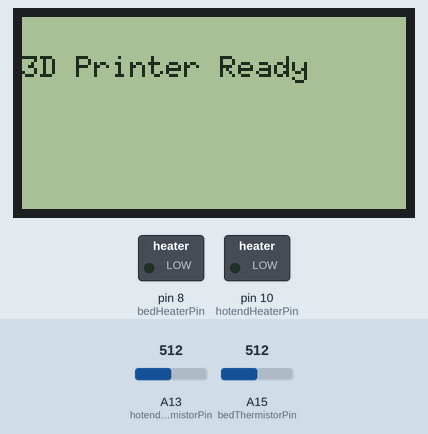
Recording of a sketch running on a simulated Arduino Mega 2560, built with avr-gcc and run on an emulated ATmega2560. On the bench: 128×64 one-colour display, switched loads named in the sketch (green lamp = pin HIGH). Inputs (shaded band) come from the test bench; at power-on: A13 (hotendThermistorPin) = 512, A15 (bedThermistorPin) = 512.

Above: at 1.3 s.
1.4 s: A13 (hotendThermistorPin) set to 798
2.9 s: A13 (hotendThermistorPin) set to 824
At 3.8 s:
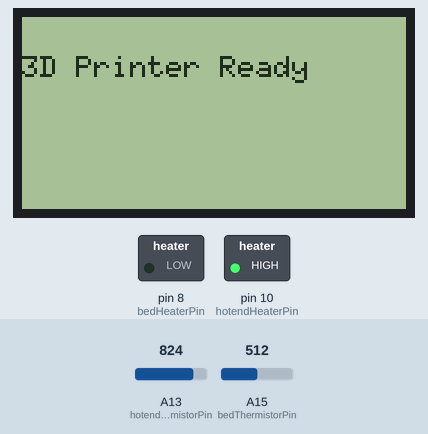
4.4 s: A15 (bedThermistorPin) set to 800
5.9 s: A15 (bedThermistorPin) set to 815
At 7.1 s:
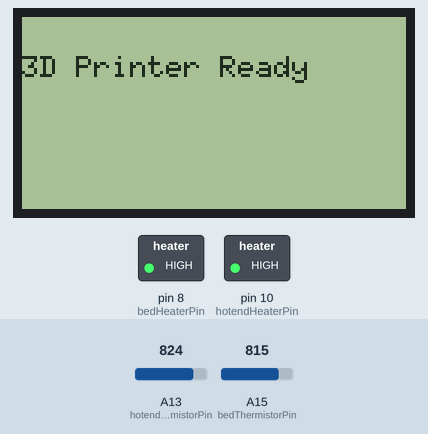
7.4 s: A13 (hotendThermistorPin) set to 791
8.9 s: A13 (hotendThermistorPin) set to 771
At 9.6 s:
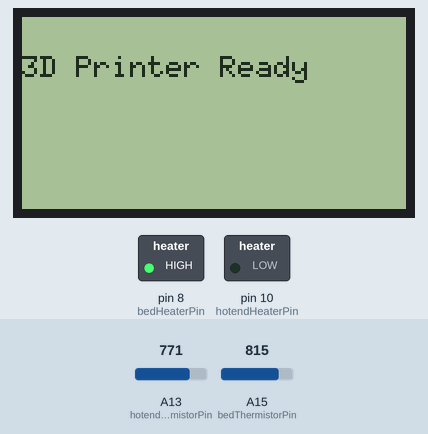
Timing chart, 0 to 11.4 s (numbered marks = the images above; inputs shaded):
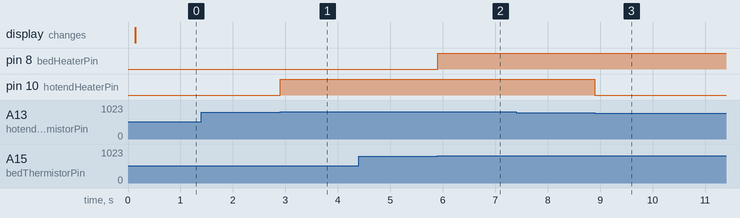

Measured:
- the behaviour switches between 807 and 808 on A13 (hotendThermistorPin) (found by bisection; images 0 and 1)
- the behaviour switches between 807 and 808 on A15 (bedThermistorPin) (found by bisection; images 1 and 2)
- the behaviour switches between 779 and 778 on A13 (hotendThermistorPin) (found by bisection; images 2 and 3)
- after the input at 1.4 s, every drawn part: stays the same
- after the input at 2.9 s, pin 10 (hotendHeaterPin): LOW → HIGH at once
- after the input at 4.4 s, every drawn part: stays the same
- after the input at 5.9 s, pin 8 (bedHeaterPin): LOW → HIGH at once
- after the input at 7.4 s, every drawn part: stays the same
- after the input at 8.9 s, pin 10 (hotendHeaterPin): HIGH → LOW at once

The sketch:

myFirmware_V2.ino
```cpp
#include <U8glib.h>
#include <AccelStepper.h>

// LCD Display Setup
U8GLIB_ST7920_128X64_1X u8g(23, 17, 16); // Adjust these pin numbers to match your setup

// Stepper Motor Setup
#define motorInterfaceType 1
AccelStepper stepperX(motorInterfaceType, 54, 55); // X-axis stepper
AccelStepper stepperY(motorInterfaceType, 60, 61); // Y-axis stepper
AccelStepper stepperZ(motorInterfaceType, 46, 48); // Z-axis stepper
AccelStepper extruderStepper(motorInterfaceType, 26, 28); // Extruder stepper

// Heated Bed and Hotend Setup
const int bedHeaterPin = 8; // Heated bed control pin
const int hotendHeaterPin = 10; // Hotend heater control pin
const int bedThermistorPin = A15; // Heated bed thermistor pin
const int hotendThermistorPin = A13; // Hotend thermistor pin

// Target Temperatures
int bedTargetTemperature = 0;
int hotendTargetTemperature = 0;

void setup() {
  Serial.begin(115200); // Initialize serial communication
  setupSteppers(); // Initialize stepper motors
  pinMode(bedHeaterPin, OUTPUT);
  pinMode(hotendHeaterPin, OUTPUT);
  displayMessage("3D Printer Ready", "");
}

void loop() {
  if (Serial.available() > 0) {
    String gCodeCommand = Serial.readStringUntil('\n');
    interpretGCode(gCodeCommand);
  }
  updateTemperatures(); // Control temperatures
  runSteppers(); // Process stepper movements
}

void setupSteppers() {
  // Configure initial speeds and accelerations for the stepper motors
  stepperX.setMaxSpeed(1000);
  stepperX.setAcceleration(500);
  stepperY.setMaxSpeed(1000);
  stepperY.setAcceleration(500);
  stepperZ.setMaxSpeed(500);
  stepperZ.setAcceleration(250);
  extruderStepper.setMaxSpeed(1000);
  extruderStepper.setAcceleration(500);
}

void interpretGCode(String command) {
  // Basic interpretation of G-code commands for movement and temperature settings
  // Example for basic movement command (G1 with X, Y, Z, and E parameters)
  if (command.startsWith("G1")) {
    if (command.indexOf("X") != -1) stepperX.moveTo(parseCommandValue(command, 'X') * 100); // Example step/mm conversion
    if (command.indexOf("Y") != -1) stepperY.moveTo(parseCommandValue(command, 'Y') * 100);
    if (command.indexOf("Z") != -1) stepperZ.moveTo(parseCommandValue(command, 'Z') * 100);
    if (command.indexOf("E") != -1) extruderStepper.moveTo(parseCommandValue(command, 'E') * 100); // Adjust for your extruder setup
  }
  // Setting the target bed temperature (M140 Sxx)
  if (command.startsWith("M140")) {
    bedTargetTemperature = parseCommandValue(command, 'S');
  }
  // Setting the target hotend temperature (M104 Sxx)
  if (command.startsWith("M104")) {
    hotendTargetTemperature = parseCommandValue(command, 'S');
  }
}

void updateTemperatures() {
  // Function for controlling the heated bed and hotend temperatures
  // Includes reading thermistor values, calculating temperatures, and applying control logic
  controlHeatedBed();
  controlHotend();
}

void controlHeatedBed() {
  // Simple bang-bang control for the heated bed
  int bedTemperature = readTemperature(bedThermistorPin);
  if (bedTemperature < bedTargetTemperature - 1) {
    digitalWrite(bedHeaterPin, HIGH);
  } else if (bedTemperature > bedTargetTemperature) {
    digitalWrite(bedHeaterPin, LOW);
  }
}

void controlHotend() {
  // Simple bang-bang control for the hotend
  int hotendTemperature = readTemperature(hotendThermistorPin);
  if (hotendTemperature < hotendTargetTemperature - 1) {
    digitalWrite(hotendHeaterPin, HIGH);
  } else if (hotendTemperature > hotendTargetTemperature) {
    digitalWrite(hotendHeaterPin, LOW);
  }
}

int readTemperature(int thermistorPin) {
  const float BETA = 3950.0; // Beta parameter for your thermistor
  const float T0 = 298.15; // Room temperature in Kelvin (25°C = 298.15K)
  const float R0 = 10000.0; // Resistance of your thermistor at 25°C
  const float R_SERIES = 10000.0; // Resistance of the series resistor

  // Read the analog value from the thermistor
  int analogValue = analogRead(thermistorPin);

  // Convert the analog reading (which goes from 0 - 1023) to a resistance
  float resistance = (1023.0 / analogValue) - 1;
  resistance = R_SERIES / resistance;

  // Convert the resistance to temperature using the Beta parameter equation
  float temperatureK = BETA / (log(resistance / R0) + (BETA / T0));
  float temperatureC = temperatureK - 273.15; // Convert Kelvin to Celsius

  return (int)temperatureC; // Return the temperature as an integer
}


void runSteppers() {
  // Continuously run stepper motors based on the interpreted G-code commands
  stepperX.run();
  stepperY.run();
  stepperZ.run();
  extruderStepper.run();
}

void displayMessage(String line1, String line2) {
  // Function to display messages on the LCD
  u8g.firstPage();
  do {
    u8g.setFont(u8g_font_6x10); // Choose a suitable font
    u8g.drawStr(0, 20, line1.c_str()); // Display the first line
    u8g.drawStr(0, 32, line2.c_str()); // Display the second line
  } while (u8g.nextPage());
}

float parseCommandValue(String command, char key) {
  // Function to extract numerical values from G-code commands
  int keyIndex = command.indexOf(key);
  if (keyIndex != -1 && keyIndex + 1 < command.length()) {
    int spaceIndex = command.indexOf(' ', keyIndex + 1);
    if (spaceIndex == -1) spaceIndex = command.length();
    return command.substring(keyIndex + 1, spaceIndex).toFloat();
  }
  return 0;
}
```
